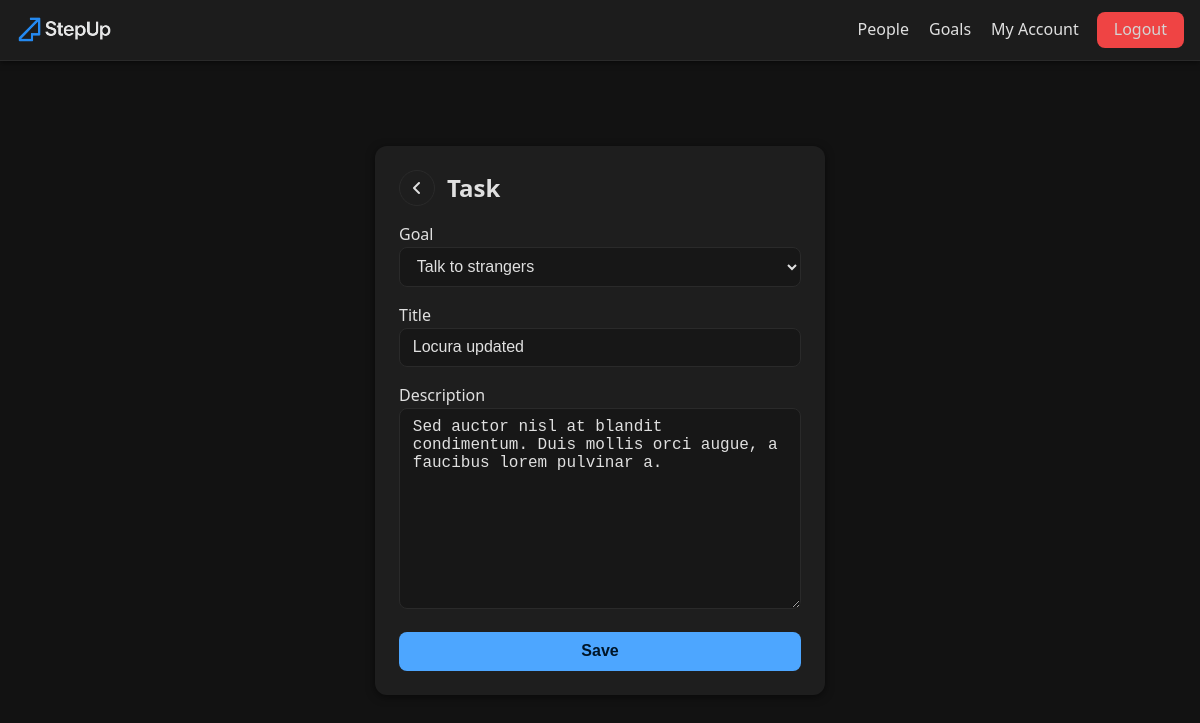
Screenshot of /goals/edit-task/adf2318f6f25438c97e248eb69a4e42c/ (signed in) with the database file from the repository.
### goals/models.py (models this page shows, shortened)
class Task(models.Model):
    goal = models.ForeignKey(Goal, on_delete=models.CASCADE, related_name="tasks")
    title = models.CharField(max_length=50)
    description = models.TextField(null=True, blank=True)
    completed = models.BooleanField(default=False, null=True, blank=True)
    created = models.DateTimeField(auto_now_add=True)
    id = models.UUIDField(default=uuid.uuid4, unique=True,
                            primary_key=True, editable=False)
    class Meta:
        ordering = ['completed', '-created']

### goals/views.py (the view)
# urls.py: path('edit-task/<str:pk>/', views.editTask, name='edit-task'),
@login_required(login_url='login')
def editTask(request, pk):
    profile = request.user.profile
    task = get_object_or_404(Task, id=pk, goal__owner=profile)
    form = TaskForm(instance=task, user=request.user)
    if request.method == "POST":
        form = TaskForm(request.POST, user=request.user, instance=task)
        if form.is_valid():
            form.save()
            messages.info(request, 'Task updated!')
            return redirect('account')
    context = {'form': form}
    return render(request, 'goals/task-form.html', context)

### goals/forms.py
class TaskForm(forms.ModelForm):
    goal = forms.ModelChoiceField(queryset=Goal.objects.none())
    class Meta:
        model = Task
        fields = "__all__"
        exclude = ["completed"]
    def __init__(self, *args, **kwargs):
        user = kwargs.pop("user")
        super().__init__(*args, **kwargs)
        self.fields["goal"].queryset = Goal.objects.filter(owner=user.profile)

### goals/models.py (called while the page is built)
    def __str__(self):
        return self.title

### goals/templates/goals/task-form.html (shortened to what this page needs)
{% extends "main.html" %}
{% block content %}
<main class="form-page">
  <article class="form-card">
    <div class="form-header">
      <a href="javascript:history.back()" class="back-btn" aria-label="Go back" style="text-decoration: none;">
        <i class="fa-solid fa-angle-left"></i>
      </a>
      <h2 style="margin:0;">Task</h2>
    </div>
    <form class="flex-col" method="POST" action="" enctype="multipart/form-data">
      {% for field in form %}
      <div class="form-field">
        <label for="{{field.id_for_label}}">{{field.label}}</label><br>
        {{ field }}
      </div>
      {% endfor %}
      <button type="submit" class="btn btn-primary">Save</button>
    </form>
  </article>
</main>
{% endblock content %}

### static/styles/main.css (style rules this page uses)
:root { --bg: #121212; --surface: #1e1e1e; --surface-hover: #252525; --text: #e0e0e0; --muted: #a3a3a3; --border: #2a2a2a; --primary: #4da6ff; --success: #22c55e; --warning: #f59e0b; --danger: #ef4444; --shadow-1: 0 1px 6px rgba(0,0,0,.6); --shadow-2: 0 2px 8px rgba(0,0,0,.5); --r-sm: .375rem; --r-md: .5rem; --r-lg: .75rem; --r-xl: 1rem; --sp-1: .25rem; --sp-2: .5rem; --sp-3: .75rem; --sp-4: 1rem; --sp-5: 1.25rem; --sp-6: 1.5rem; --sp-8: 2rem; --fs-0: .875rem; --fs-1: 1rem; --fs-2: 1.125rem; --fs-3: 1.25rem; --lh: 1.55; --container: 1200px; --dur: .18s; --easing: cubic-bezier(.2,.6,.2,1); }
* { margin: 0; padding: 0; box-sizing: border-box; }
html { scroll-behavior: smooth; }
body { font-family: system-ui, -apple-system, Segoe UI, Roboto, Ubuntu, 'Helvetica Neue', Arial, 'Noto Sans', 'Apple Color Emoji', 'Segoe UI Emoji', 'Segoe UI Symbol', sans-serif; background: var(--bg); color: var(--text); line-height: var(--lh); -webkit-font-smoothing: antialiased; -moz-osx-font-smoothing: grayscale; }
h1, h2, h3 { font-weight: 700; line-height: 1.2; }
h2 { font-size: clamp(1.25rem, .9rem + 1.2vw, 1.5rem); margin-bottom: var(--sp-3); }
a { color: var(--primary); text-decoration: none; text-underline-offset: .18em; transition: color var(--dur) var(--easing), text-decoration-color var(--dur) var(--easing); }
.flex-col { display: flex; flex-direction: column; gap: var(--sp-4); }
input, select, textarea { width: 100%; background: #171717; color: var(--text); border: 1px solid var(--border); border-radius: var(--r-md); padding: .6rem .8rem; font-size: var(--fs-1); transition: border-color var(--dur) var(--easing), background var(--dur) var(--easing), box-shadow var(--dur) var(--easing); }
input::placeholder, textarea::placeholder { color: var(--muted); }
.form-page { min-height: 90vh; display: flex; align-items: center; justify-content: center; padding: 1rem; }
.form-card { width: 100%; max-width: 450px; padding: var(--sp-6); border-radius: var(--r-lg); background: var(--surface); box-shadow: var(--shadow-2); display: flex; flex-direction: column; gap: var(--sp-4); }
.form-header { display: flex; align-items: center; gap: var(--sp-3); }
.back-btn { display: inline-flex; align-items: center; justify-content: center; width: 36px; height: 36px; border-radius: 999px; border: 1px solid var(--border); background: transparent; color: var(--text); cursor: pointer; transition: background .2s; }
.btn { display: inline-flex; align-items: center; justify-content: center; gap: .5rem; border: 1px solid transparent; border-radius: var(--r-md); padding: .6rem .9rem; font-weight: 600; font-size: var(--fs-1); cursor: pointer; transition: transform var(--dur) var(--easing), filter var(--dur) var(--easing), border-color var(--dur) var(--easing); }
.btn-primary { background: var(--primary); color: #001629; }

### rows the page displays
Task: form "Talk to strangers" "Locura updated" "Sed auctor nisl at blandit condimentum. Duis mollis orci augue, a faucibus lorem pulvinar a."

### other values shown
{{ field.label }} "Goal" "Title" "Description"
